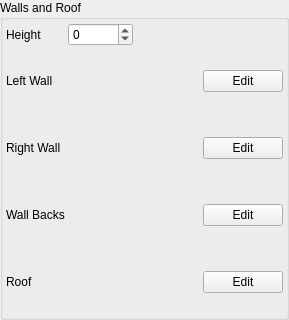
        <widget class="QGroupBox" name="groupBox_4">
         <property name="title">
          <string>Walls and Roof</string>
         </property>
         <layout class="QGridLayout" name="gridLayout_9">
          <property name="leftMargin">
           <number>3</number>
          </property>
          <property name="topMargin">
           <number>3</number>
          </property>
          <property name="rightMargin">
           <number>3</number>
          </property>
          <property name="bottomMargin">
           <number>3</number>
          </property>
          <property name="spacing">
           <number>3</number>
          </property>
          <item row="1" column="2">
           <widget class="QLabel" name="lblLWallTex2">
            <property name="sizePolicy">
             <sizepolicy hsizetype="Fixed" vsizetype="Fixed">
              <horstretch>0</horstretch>
              <verstretch>0</verstretch>
             </sizepolicy>
            </property>
            <property name="minimumSize">
             <size>
              <width>64</width>
              <height>64</height>
             </size>
            </property>
            <property name="text">
             <string/>
            </property>
           </widget>
          </item>
          <item row="2" column="0">
           <widget class="QLabel" name="label_14">
            <property name="text">
             <string>Right Wall</string>
            </property>
           </widget>
          </item>
          <item row="0" column="0">
           <widget class="QLabel" name="label_15">
            <property name="text">
             <string>Height</string>
            </property>
           </widget>
          </item>
          <item row="4" column="0">
           <widget class="QLabel" name="label_16">
            <property name="text">
             <string>Roof</string>
            </property>
           </widget>
          </item>
          <item row="1" column="0">
           <widget class="QLabel" name="label_17">
            <property name="text">
             <string>Left Wall</string>
            </property>
           </widget>
          </item>
          <item row="3" column="0">
           <widget class="QLabel" name="label_18">
            <property name="text">
             <string>Wall Backs</string>
            </property>
           </widget>
          </item>
          <item row="1" column="1">
           <widget class="QLabel" name="lblLWallTex1">
            <property name="sizePolicy">
             <sizepolicy hsizetype="Fixed" vsizetype="Fixed">
              <horstretch>0</horstretch>
              <verstretch>0</verstretch>
             </sizepolicy>
            </property>
            <property name="minimumSize">
             <size>
              <width>64</width>
              <height>64</height>
             </size>
            </property>
            <property name="text">
             <string/>
            </property>
           </widget>
          </item>
          <item row="1" column="3">
           <widget class="QPushButton" name="pbEditLWall">
            <property name="text">
             <string>Edit</string>
            </property>
           </widget>
          </item>
          <item row="2" column="1">
           <widget class="QLabel" name="lblRWallTex1">
            <property name="sizePolicy">
             <sizepolicy hsizetype="Fixed" vsizetype="Fixed">
              <horstretch>0</horstretch>
              <verstretch>0</verstretch>
             </sizepolicy>
            </property>
            <property name="minimumSize">
             <size>
              <width>64</width>
              <height>64</height>
             </size>
            </property>
            <property name="text">
             <string/>
            </property>
           </widget>
          </item>
          <item row="2" column="2">
           <widget class="QLabel" name="lblRWallTex2">
            <property name="sizePolicy">
             <sizepolicy hsizetype="Fixed" vsizetype="Fixed">
              <horstretch>0</horstretch>
              <verstretch>0</verstretch>
             </sizepolicy>
            </property>
            <property name="minimumSize">
             <size>
              <width>64</width>
              <height>64</height>
             </size>
            </property>
            <property name="text">
             <string/>
            </property>
           </widget>
          </item>
          <item row="2" column="3">
           <widget class="QPushButton" name="pbEditRWall">
            <property name="text">
             <string>Edit</string>
            </property>
           </widget>
          </item>
          <item row="3" column="1">
           <widget class="QLabel" name="lblBackTex1">
            <property name="sizePolicy">
             <sizepolicy hsizetype="Fixed" vsizetype="Fixed">
              <horstretch>0</horstretch>
              <verstretch>0</verstretch>
             </sizepolicy>
            </property>
            <property name="minimumSize">
             <size>
              <width>64</width>
              <height>64</height>
             </size>
            </property>
            <property name="text">
             <string/>
            </property>
           </widget>
          </item>
          <item row="3" column="2">
           <widget class="QLabel" name="lblBackTex2">
            <property name="sizePolicy">
             <sizepolicy hsizetype="Fixed" vsizetype="Fixed">
              <horstretch>0</horstretch>
              <verstretch>0</verstretch>
             </sizepolicy>
            </property>
            <property name="minimumSize">
             <size>
              <width>64</width>
              <height>64</height>
             </size>
            </property>
            <property name="text">
             <string/>
            </property>
           </widget>
          </item>
          <item row="3" column="3">
           <widget class="QPushButton" name="pbEditBack">
            <property name="text">
             <string>Edit</string>
            </property>
           </widget>
          </item>
          <item row="4" column="1">
           <widget class="QLabel" name="lblRoofTex1">
            <property name="sizePolicy">
             <sizepolicy hsizetype="Fixed" vsizetype="Fixed">
              <horstretch>0</horstretch>
              <verstretch>0</verstretch>
             </sizepolicy>
            </property>
            <property name="minimumSize">
             <size>
              <width>64</width>
              <height>64</height>
             </size>
            </property>
            <property name="text">
             <string/>
            </property>
           </widget>
          </item>
          <item row="4" column="2">
           <widget class="QLabel" name="lblRoofTex2">
            <property name="sizePolicy">
             <sizepolicy hsizetype="Fixed" vsizetype="Fixed">
              <horstretch>0</horstretch>
              <verstretch>0</verstretch>
             </sizepolicy>
            </property>
            <property name="minimumSize">
             <size>
              <width>64</width>
              <height>64</height>
             </size>
            </property>
            <property name="text">
             <string/>
            </property>
           </widget>
          </item>
          <item row="4" column="3">
           <widget class="QPushButton" name="pbEditRoofTex">
            <property name="text">
             <string>Edit</string>
            </property>
           </widget>
          </item>
          <item row="0" column="1">
           <widget class="QSpinBox" name="sbWallHeight">
            <property name="minimum">
             <number>-65535</number>
            </property>
            <property name="maximum">
             <number>65535</number>
            </property>
            <property name="singleStep">
             <number>100</number>
            </property>
           </widget>
          </item>
         </layout>
        </widget>
